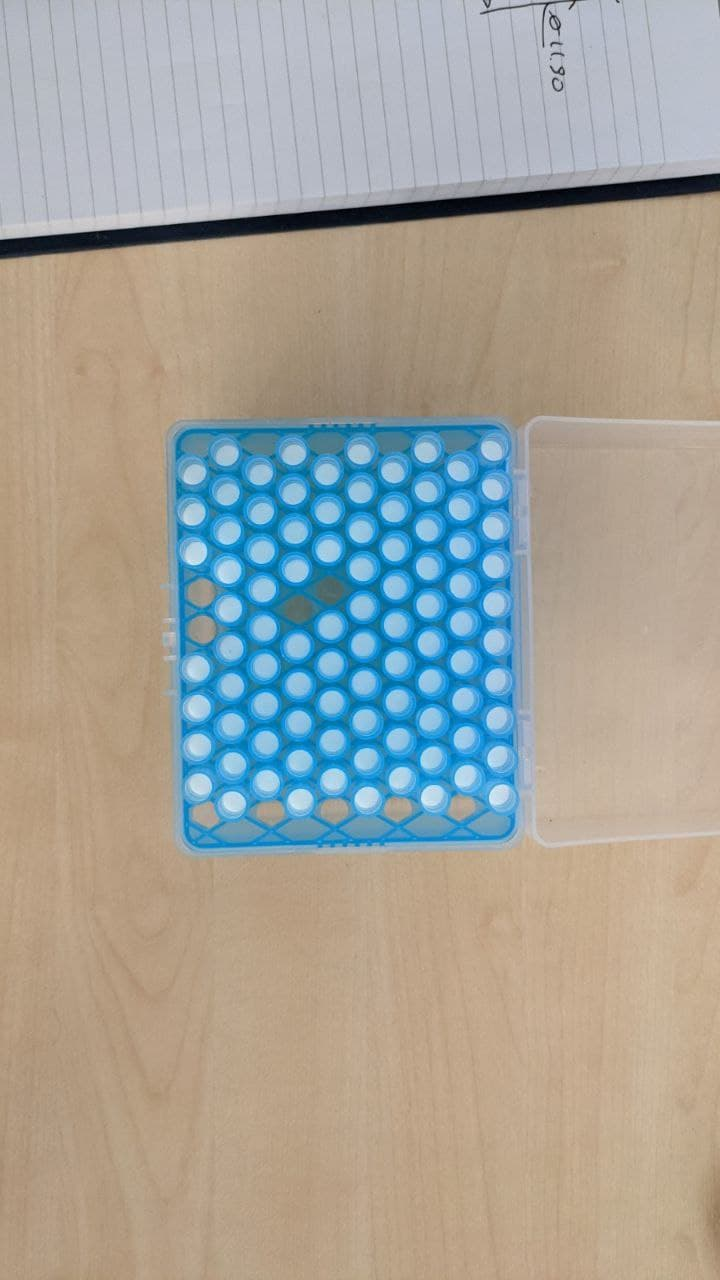
#> input picture circles1.jpg, 720 x 1280 px; its folder holds 4 pictures in this run
$ python foo.py
#> lines starting #> are read from the running program, lines starting #| are printed output that depends on the picture; after the words box and inside, x2 and y2 are one past the last pixel; in counts of white or black regions, pixels touching at a corner belong together
import numpy as np
import cv2

for x in range(1,6):
    img = cv2.imread('circles%s.jpg' % x)
#> img is the input picture: shape (1280, 720, 3); mean B, G, R 154.9, 162.4, 163.5

    gray = cv2.cvtColor(img, cv2.COLOR_BGR2GRAY)
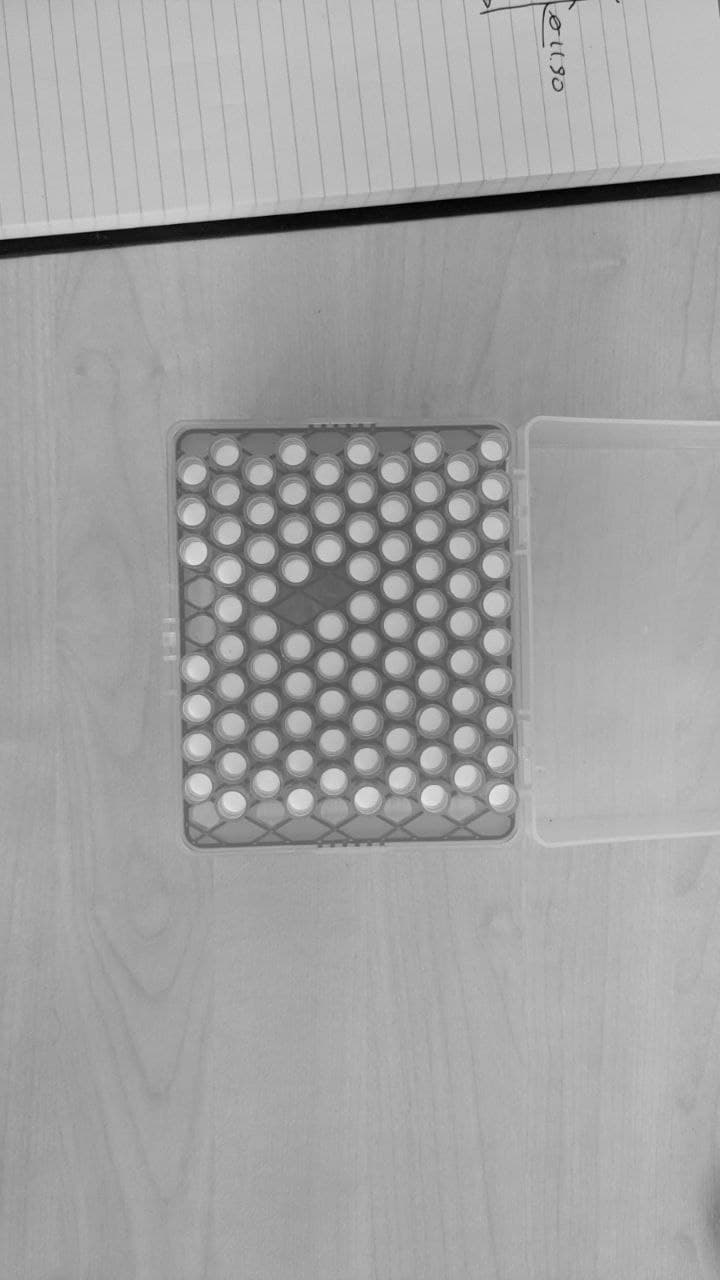
#> gray: shape (1280, 720); min 1, max 234, mean 161.9

    blurred = cv2.medianBlur(gray, 25)
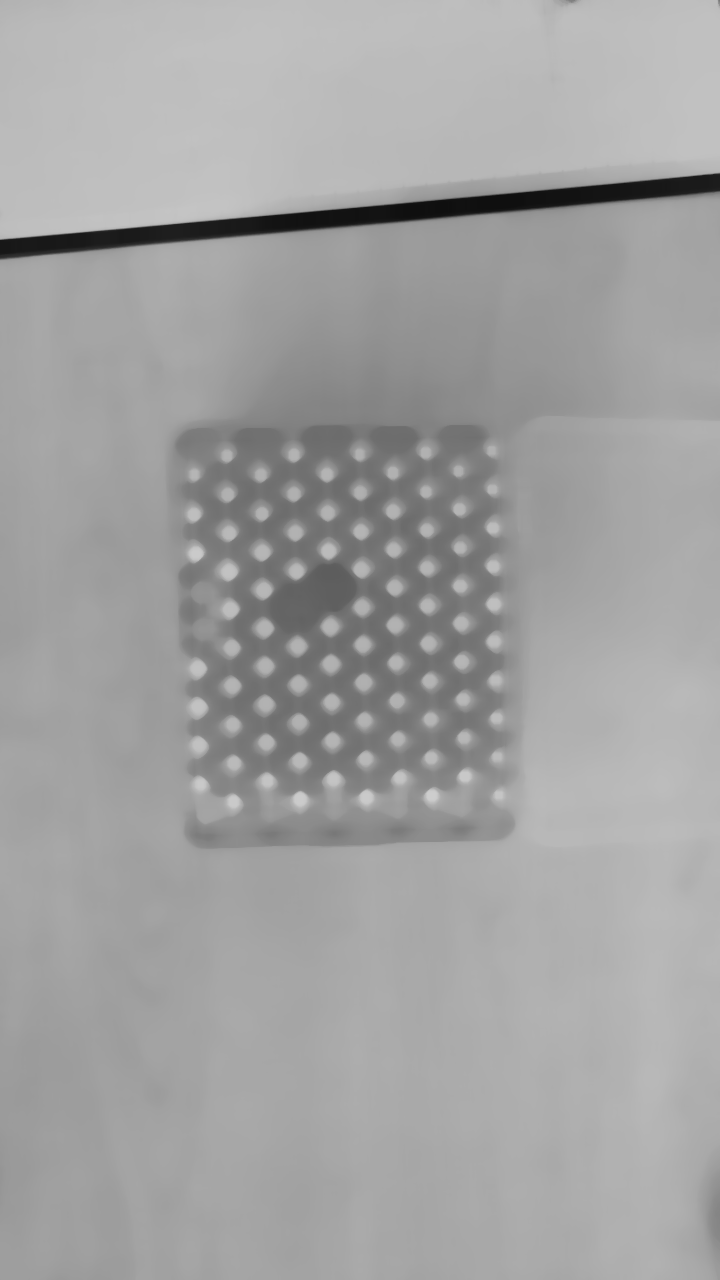
#> blurred: shape (1280, 720); min 15, max 205, mean 161.7

    minDist = 15 #100
    param1 = 30 #30
    param2 = 26 #21
    minRadius = 10 #40
    maxRadius = 30 #100

    # [6 lines of commented-out code are left out]

    circles = cv2.HoughCircles(blurred, cv2.HOUGH_GRADIENT, 1, minDist, param1=param1, param2=param2, minRadius=minRadius, maxRadius=maxRadius)
#> circles = [[291.5, 489.5, 11.6]]

    if circles is not None:
        circles = np.uint16(np.around(circles))
#> circles = [[292, 490, 12]]
        for i in circles[0,:]:
            cv2.circle(img, (i[0], i[1]), i[2], (0, 255, 0), 2)
#> this loop made 1 pass
#> img: shape (1280, 720, 3); 0.02% of pixels changed, all inside (x1, y1, x2, y2) = (279, 477, 306, 504)

    window_name = 'img' + str(x)
    cv2.namedWindow(window_name, cv2.WINDOW_AUTOSIZE)
    cv2.imshow(window_name, img)
#> pass 2 of the loop `for x in range(1,6):`:
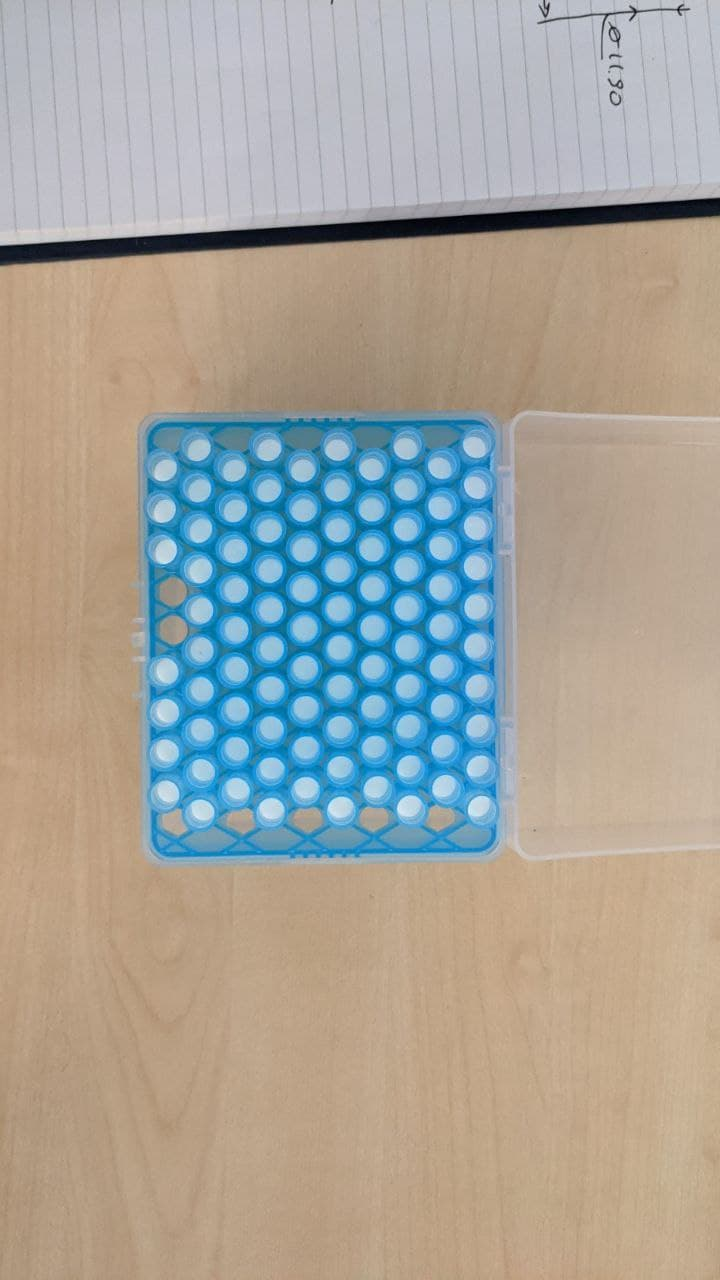
#> input picture circles2.jpg, 720 x 1280 px
#> img is the input picture: shape (1280, 720, 3); mean B, G, R 155.8, 163.5, 165.5
#> `blurred = cv2.medianBlur(gray, 25)`:
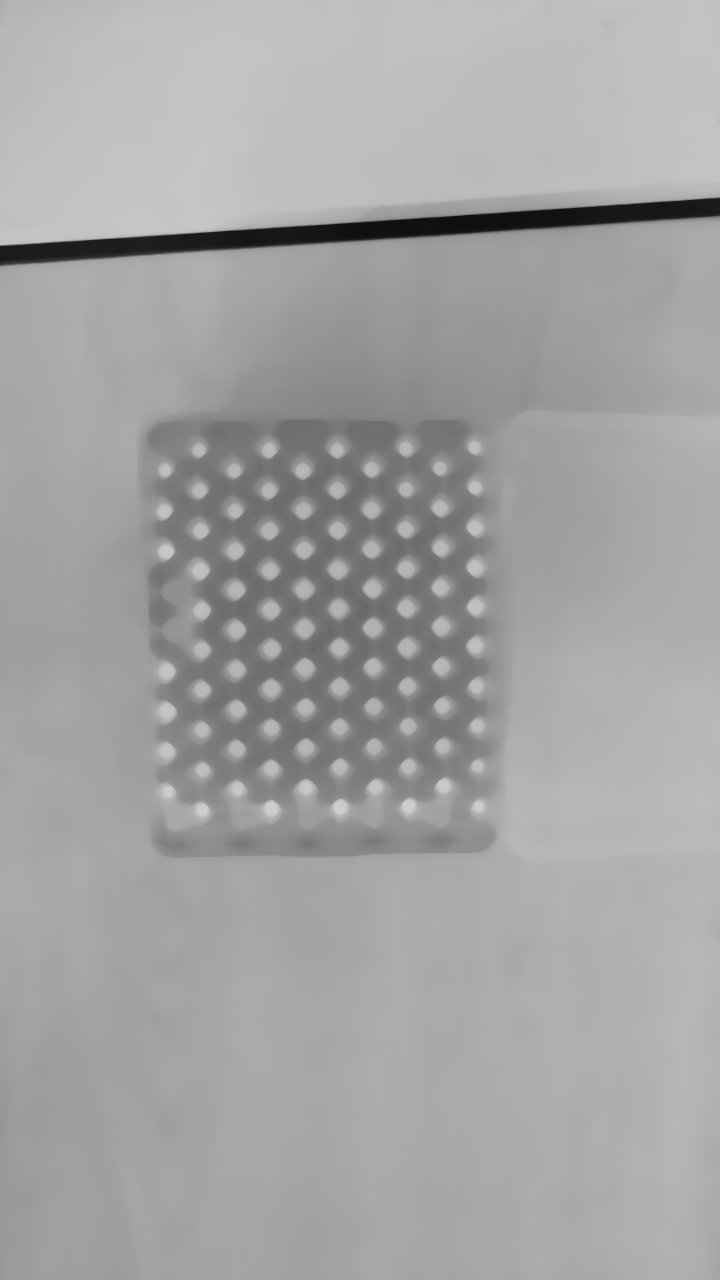
#> blurred: shape (1280, 720); min 14, max 206, mean 163.1
#> `circles = cv2.HoughCircles(blurred, cv2.HOUGH_GRADIENT, 1, minDist, pa..`: circles = [[442.5, 545.5, 11.6], [409.5, 647.5, 11.1], [161.5, 508.5, 11.1], [196.5, 447.5, 11.1], [339.5, 569.5, 10.9]]
#> `circles = np.uint16(np.around(circles))`: circles = [[442, 546, 12], [410, 648, 11], [162, 508, 11], [196, 448, 11], [340, 570, 11]]
#> the loop `for i in circles[0,:]:` made 5 passes
#> after the loop `for i in circles[0,:]:`:
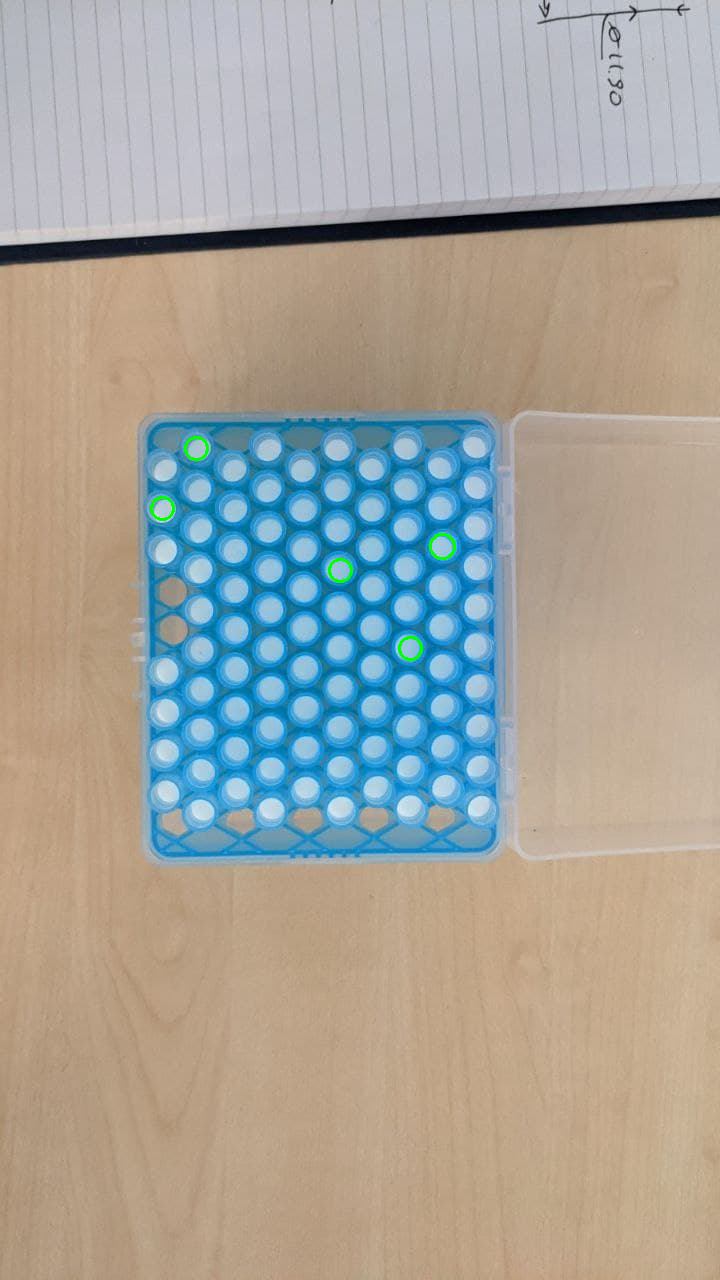
#> img: shape (1280, 720, 3); 0.11% of pixels changed, all inside (x1, y1, x2, y2) = (150, 436, 456, 661)
#> pass 3 of the loop `for x in range(1,6):`:
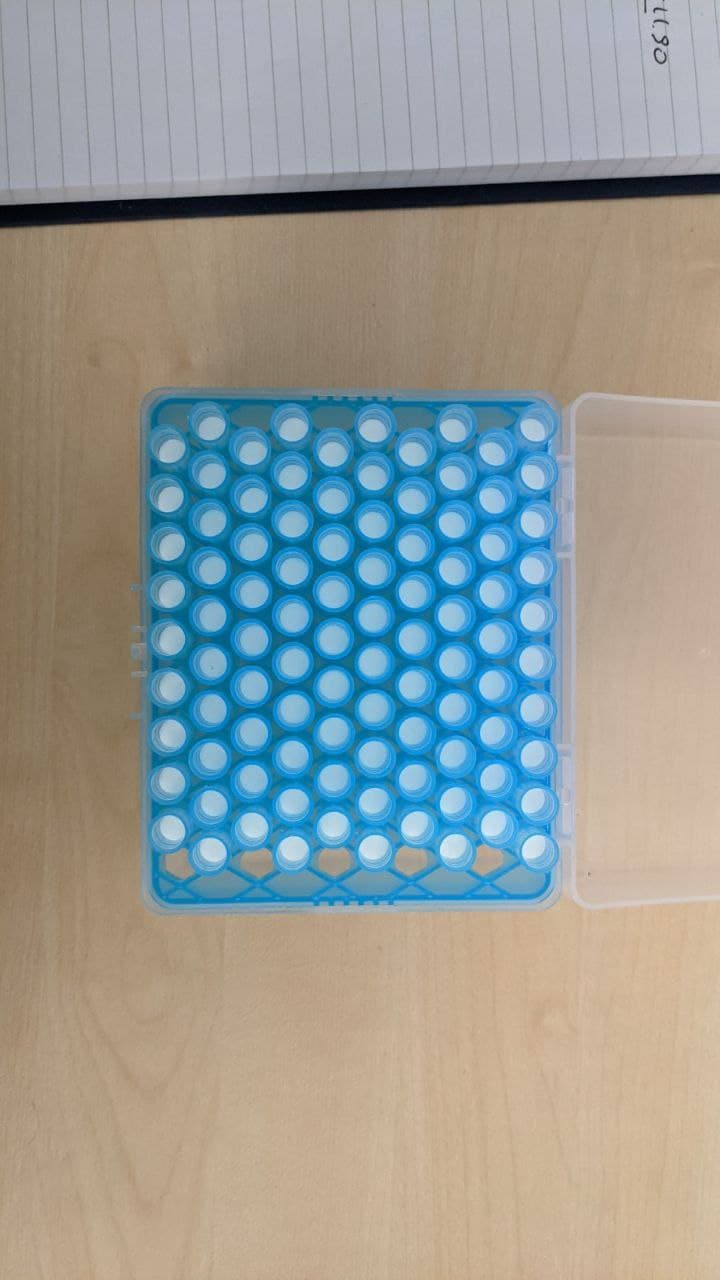
#> input picture circles3.jpg, 720 x 1280 px
#> img is the input picture: shape (1280, 720, 3); mean B, G, R 151.1, 154.6, 148.6
#> `blurred = cv2.medianBlur(gray, 25)`:
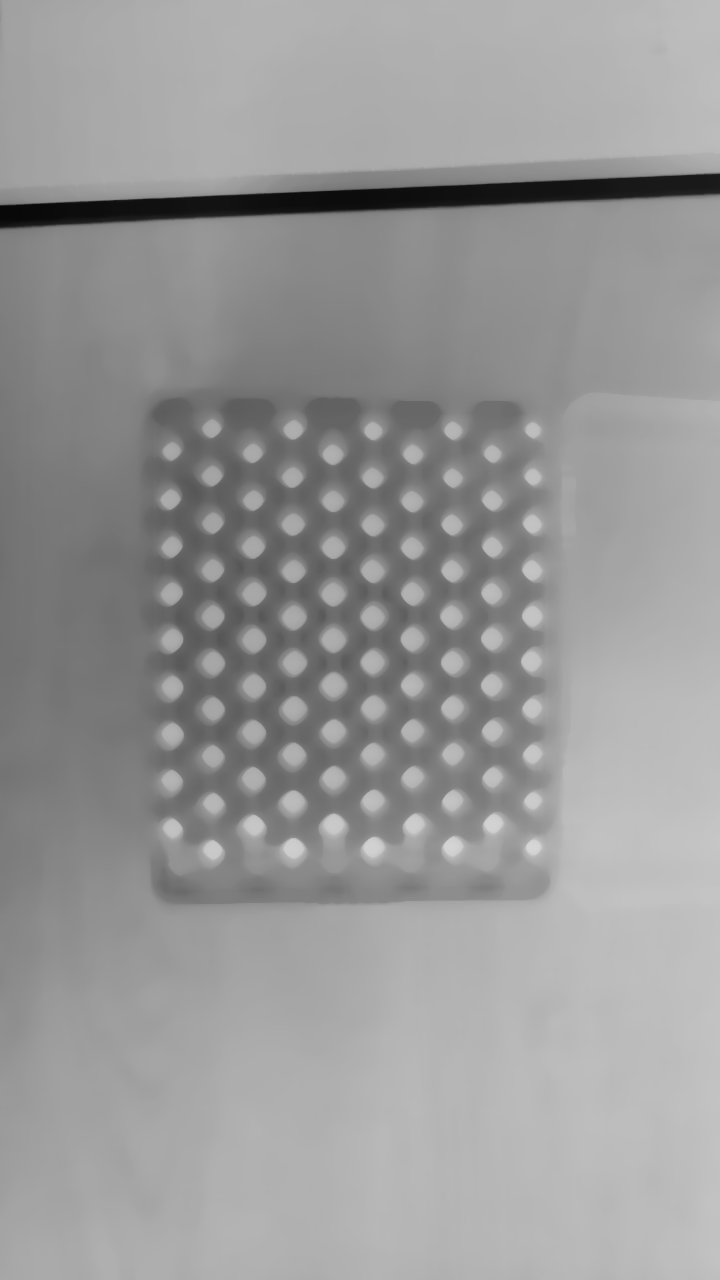
#> blurred: shape (1280, 720); min 8, max 214, mean 152.3
#> `circles = cv2.HoughCircles(blurred, cv2.HOUGH_GRADIENT, 1, minDist, pa..`: circles = 57 rows, first 8: [291.5, 662.5, 14.1], [454.5, 614.5, 13.8], [209.5, 663.5, 14.3], [210.5, 853.5, 13.2], [249.5, 543.5, 14.5], [251.5, 734.5, 14.1], [333.5, 640.5, 12.2], [213.5, 708.5, 11.1]
#> `circles = np.uint16(np.around(circles))`: circles = 57 rows, first 8: [292, 662, 14], [454, 614, 14], [210, 664, 14], [210, 854, 13], [250, 544, 14], [252, 734, 14], [334, 640, 12], [214, 708, 11]
#> the loop `for i in circles[0,:]:` made 57 passes
#> after the loop `for i in circles[0,:]:`:
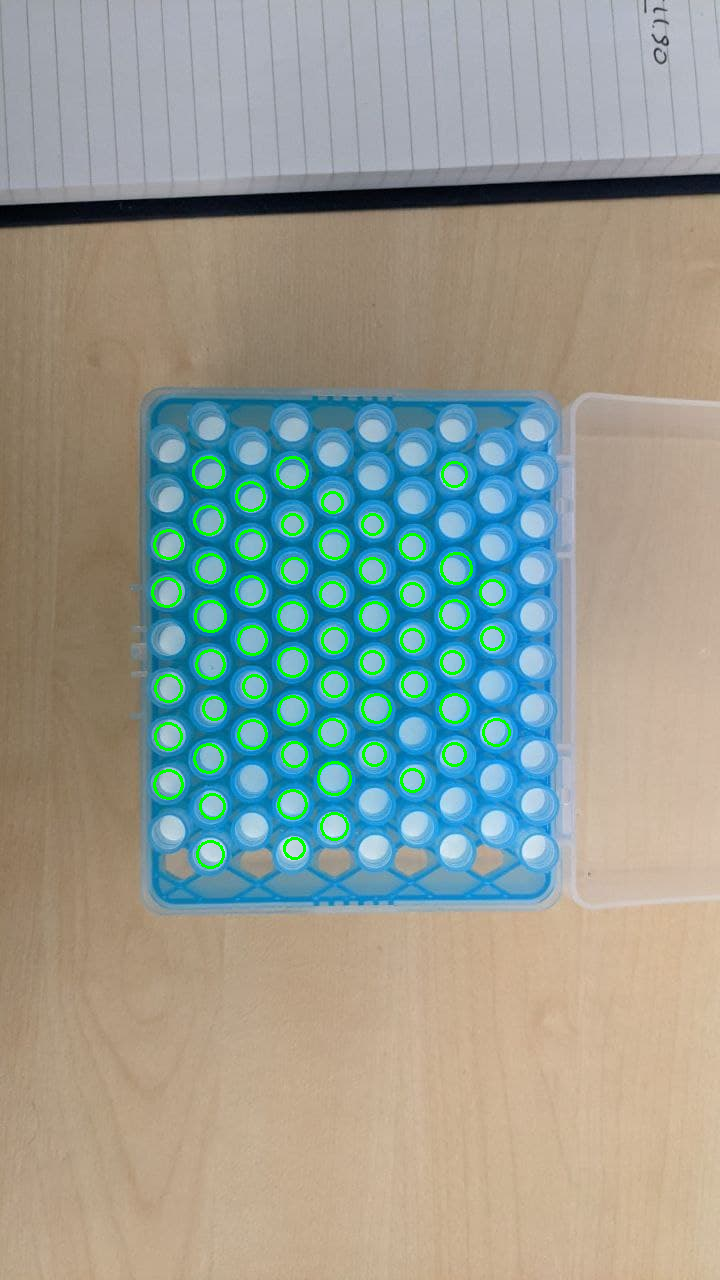
#> img: shape (1280, 720, 3); 1.47% of pixels changed, all inside (x1, y1, x2, y2) = (151, 456, 511, 869)
#> (the run stopped early here; a loop or call above may not have finished)
